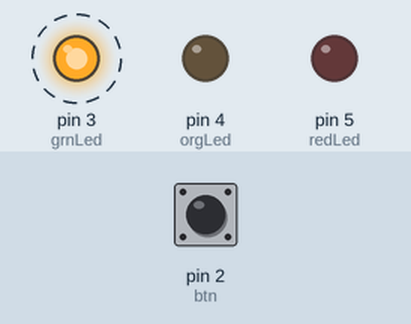
Simulated run of this sketch. Board: Arduino Uno, built with avr-gcc and run on an emulated ATmega328P. Shown: output pins drawn as LEDs (lit = HIGH). Dashed ring = blinking. Inputs (shaded band) come from the test bench; at power-on: pin 2 (btn) LOW.

Above: at 1.2 s.
1.3 s: pin 2 (btn) pulled HIGH for 0.15 s
At 2.24 s:
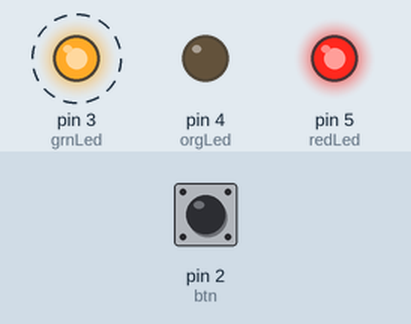
4.3 s: pin 2 (btn) pulled HIGH for 1 s
At 8.15 s:
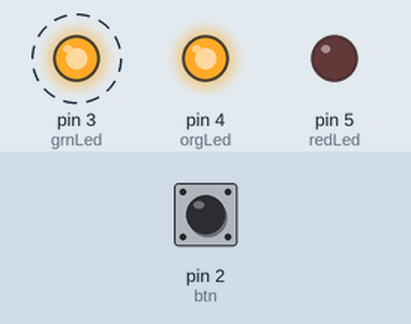
8.3 s: pin 2 (btn) pulled HIGH for 3.2 s
At 9.4 s:
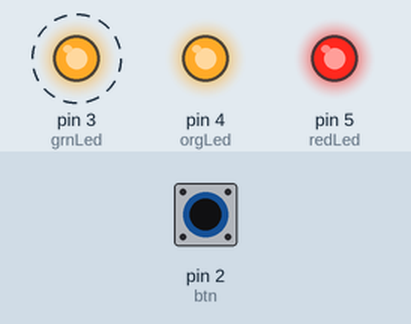
Timing chart, 0 to 19.0 s (numbered marks = the images above; inputs shaded):
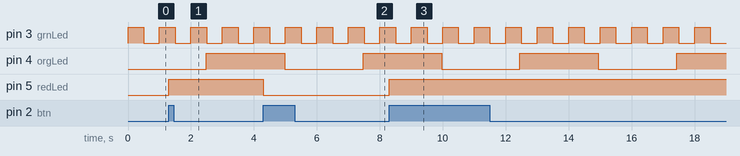

Measured:
- after the input at 1.3 s, pin 5 (redLed): LOW → HIGH at once
- after the input at 4.3 s, pin 5 (redLed): HIGH → LOW at once
- after the input at 8.3 s, pin 5 (redLed): LOW → HIGH at once
- by itself, pin 3 (grnLed): alternates HIGH for 0.50 s and LOW for 0.50 s
- by itself, pin 4 (orgLed): alternates HIGH for 2.5 s and LOW for 2.5 s

The sketch:

arduino-timer-led-control.ino
```cpp
const byte grnLed = 3;
const byte orgLed = 4;
const byte redLed = 5;

volatile int Overflow = 0;

const byte btn = 2;

bool redState = false;
bool grnLedState = false;
bool orgLedState = false;

void setup() {
  for (byte i = 3; i <= 5; i++) {
    pinMode(i, OUTPUT);
  }
  pinMode(btn, INPUT);

  attachInterrupt(digitalPinToInterrupt(btn), redControl, RISING);

  // Timer1
  cli();
  TCCR1A = 0;
  TCCR1B = 0;
  OCR1A = 7812;
  TCCR1B |= (1 << WGM12);
  TCCR1B |= (1 << CS12) | (1 << CS10);

  // Timer2
  TCCR2A = 0;
  TCCR2B = 0;
  TIMSK2 |= (1 << TOIE2);
  TCCR2B |= (1 << CS22) | (1 << CS21) | (1 << CS20);
  TCNT2 = 0;

  TIMSK1 = (1 << OCIE1A);
  sei();
}

void loop() {
}

ISR(TIMER1_COMPA_vect) {
  grnLedState = !grnLedState;
  digitalWrite(grnLed, grnLedState);
}

ISR(TIMER2_OVF_vect) {
  Overflow++;
  if(Overflow == 152){
    orgLedState = !orgLedState;
    digitalWrite(orgLed, orgLedState);
    Overflow = 0;
  }
}

void redControl() {
  redState = !redState;
  digitalWrite(redLed, redState);
}
```
